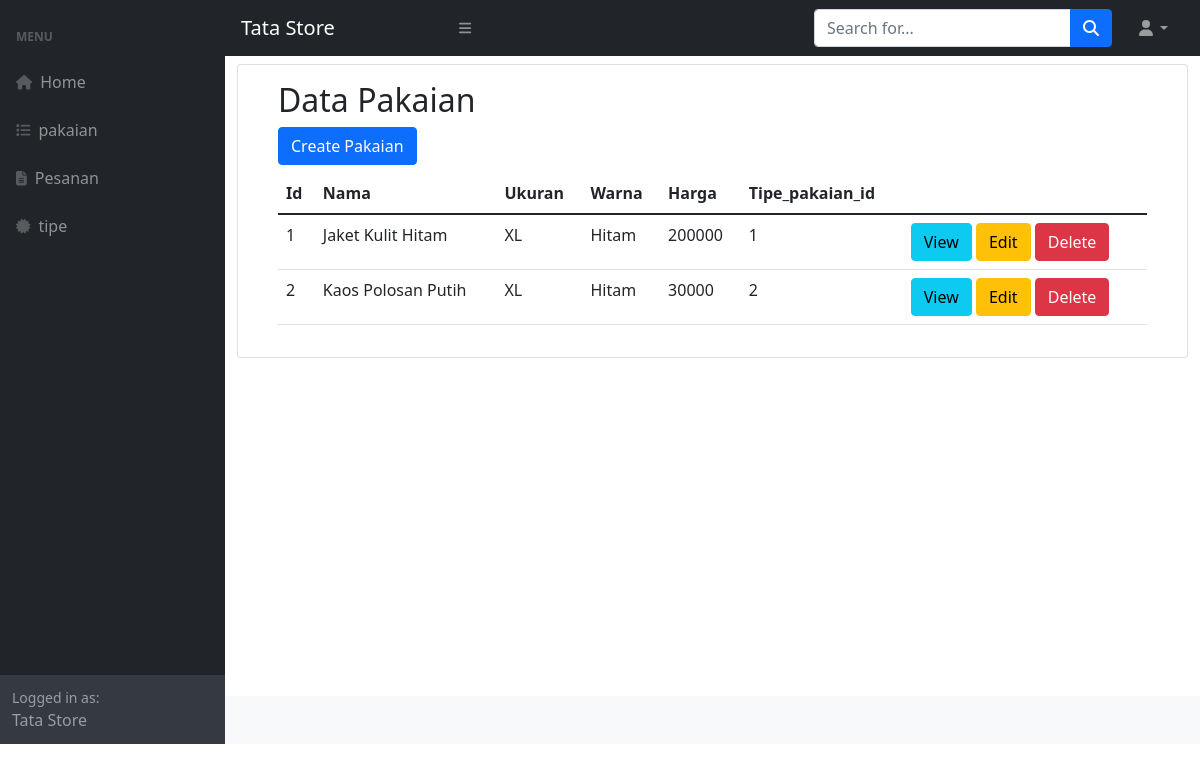
Screenshot of /index_pakaian.php with the database file from the repository.
### tables this page shows
CREATE TABLE `pakaian` (
  `id` int(11) NOT NULL,
  `nama` varchar(45) NOT NULL,
  `ukuran` varchar(45) DEFAULT NULL,
  `warna` varchar(45) DEFAULT NULL,
  `stok` int(11) NOT NULL,
  `harga` int(32) DEFAULT NULL,
  `tipe_pakaian_id` int(45) DEFAULT NULL
);

### index_pakaian.php (the view, shortened to what this page needs)
<?php
include_once 'db_toko_pakaian.php';
include_once 'tamplates/header.php';
include_once 'tamplates/sidebar.php';
include_once 'tamplates/topbar.php';
?>
<?php
$sql = "SELECT * FROM pakaian";
$rs = $dbh->query($sql);
?>
<div class="content-wrapper">
    <section class="content">
        <div class="container-fluid">
            <div class="row">
                <div class="col-12">
                    <div class="card">
                        <div class="card-body">
                            <main>
                                <section id="data_pakaian" class="data_pakaian">
                                    <div class="container" data-aos="fade-up">
                                        <div class="section-title">
                                            <h2>Data Pakaian</h2>
                                        </div>
                                        <div class="row content">
                                            <div class="col-lg-12">
                                                <a href="create_pakaian.php" class="btn btn-primary mb-2 ">Create Pakaian</a>
                                                <table class="table">
                                                    <thead>
                                                        <tr>
                                                            <th scope="col">Id</th>
                                                            <th scope="col">Nama</th>
                                                            <th scope="col">Ukuran</th>
                                                            <th scope="col">Warna</th>
                                                            <th scope="col">Harga</th>
                                                            <th scope="col">Tipe_pakaian_id</th>
                                                        </tr>
                                                    </thead>
                                                    <tbody>
                                                        <?php
                                                        foreach ($rs as $prod) {
                                                        ?>
                                                            <tr>
                                                                <td><?= $prod['id'] ?></td>
                                                                <td><?= $prod['nama'] ?></td>
                                                                <td><?= $prod['ukuran'] ?></td>
                                                                <td><?= $prod['warna'] ?></td>
                                                                <td><?= $prod['harga'] ?></td>
                                                                <td><?= $prod['tipe_pakaian_id'] ?></td>
                                                                <td>
                                                                    <a href="view_pakaian.php?id=<?= $prod['id'] ?>" class="btn btn-info">View</a>
                                                                    <a href="edit_pakaian.php?id=<?= $prod['id'] ?>" class="btn btn-warning">Edit</a>
                                                                    <a class="btn btn-danger" href="delete_pakaian.php?id=<?= $prod['id'] ?>" onclick="if(!confirm('Anda Yakin Hapus Data Produk ini <?= $prod['nama'] ?>?')) {return false}">Delete</a>
                                                                    </td>
                                                            </tr>
                                                        <?php
                                                        }
                                                        ?>
                                                    </tbody>
                                                </table>
                                            </div>
                                        </div>
                                    </div>
                                </section>
                        </div>
                    </div>
                </div>
            </div>
        </div>
    </section>
</div>
<?php
require_once 'tamplates/footer.php';
?>

### tamplates/header.php (shortened to what this page needs)
<!DOCTYPE html>
<html lang="en">
    <head>
        <link href="css/styles.css" rel="stylesheet" />
    </head>
    <body>

### tamplates/sidebar.php
<?php
$menu = [
    'Home' => 'index.php',
    'pakaian' => 'index_pakaian.php',
    'Pesanan' => 'index_pesanan.php',
    'tipe' => 'index_tipe.php'
];
$icons = [
    'Home' => 'house',
    'pakaian' => 'list',
    'Pesanan' => 'fas fa-file-alt',
    'tipe' => 'fas fa-certificate'
];
?>
<div id="layoutSidenav">
            <div id="layoutSidenav_nav">
                <nav class="sb-sidenav accordion sb-sidenav-dark" id="sidenavAccordion">
                    <div class="sb-sidenav-menu">
                        <div class="nav">
                            <div class="sb-sidenav-menu-heading">Menu</div>
                            <?php foreach($menu as $key => $value): ?>
                            <a class="nav-link" href="<?= $value?>">
                                <div class="sb-nav-link-icon"><i class="fas fa-<?= $icons[$key] ?>"></i></div>
                                <?= $key ?>
                            </a>
                            <?php endforeach ?>
                        </div>
                    </div>
                    <div class="sb-sidenav-footer">
                        <div class="small">Logged in as:</div>
                        Tata Store
                    </div>
                </nav>
            </div>
            <div id="layoutSidenav_content">

### tamplates/topbar.php (shortened to what this page needs)
<nav class="sb-topnav navbar navbar-expand navbar-dark bg-dark">
            <a class="navbar-brand ps-3" href="index.html">Tata Store</a>
            <button class="btn btn-link btn-sm order-1 order-lg-0 me-4 me-lg-0" id="sidebarToggle" href="#!"><i class="fas fa-bars"></i></button>
            <form class="d-none d-md-inline-block form-inline ms-auto me-0 me-md-3 my-2 my-md-0">
                <div class="input-group">
                    <input class="form-control" type="text" placeholder="Search for..." aria-label="Search for..." aria-describedby="btnNavbarSearch" />
                    <button class="btn btn-primary" id="btnNavbarSearch" type="button"><i class="fas fa-search"></i></button>
                </div>
            </form>
            <ul class="navbar-nav ms-auto ms-md-0 me-3 me-lg-4">
                <li class="nav-item dropdown">
                    <a class="nav-link dropdown-toggle" id="navbarDropdown" href="#" role="button" data-bs-toggle="dropdown" aria-expanded="false"><i class="fas fa-user fa-fw"></i></a>
                </li>
            </ul>
        </nav>

### tamplates/footer.php (shortened to what this page needs)
<footer class="py-4 bg-light mt-auto">
                </footer>
            </div>
        </div>
    </body>
</html>

### rows the page displays
pakaian: id "1", nama "Jaket Kulit Hitam", ukuran "XL", warna "Hitam", harga "200000", tipe_pakaian "1"
pakaian: id "2", nama "Kaos Polosan Putih", ukuran "XL", warna "Hitam", harga "30000", tipe_pakaian "2"

### other values shown
$key "Home"
$key "pakaian"
$key "Pesanan"
$key "tipe"
